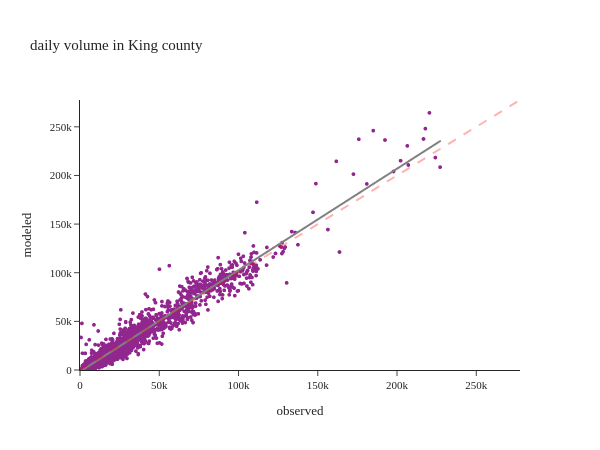
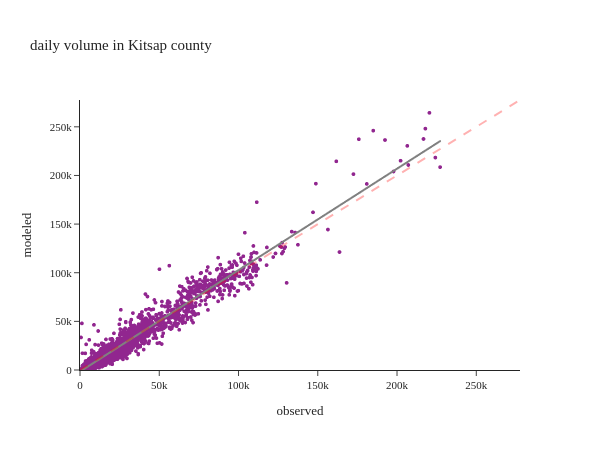
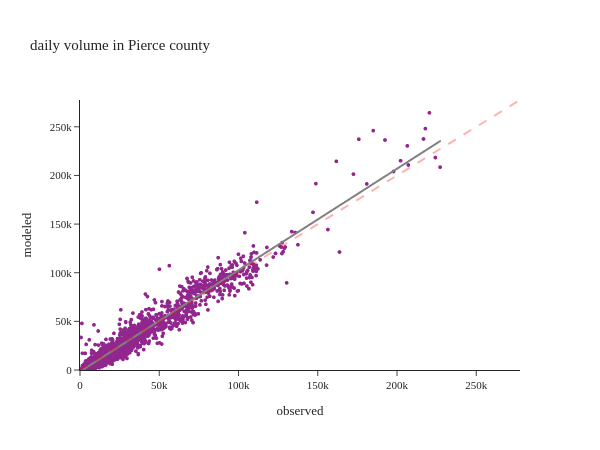
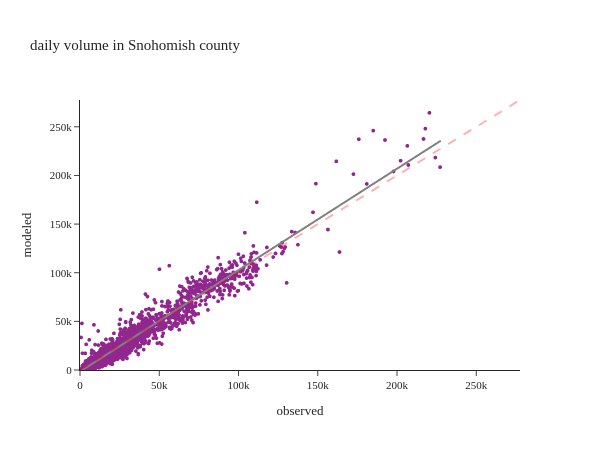

Notebook code for these charts, in order:
### Code cell
#| layout: [[65,35]]
for county in np.unique(df['county']):
    _df = df[df['county'] == county]
    util.plot_observed_modeled_scatter(df, 'observed', 'modeled', f'daily volume in {county} county')

### Figure 1 — Plotly figure (JSON) as saved in the notebook; plotly's stock layout.template omitted (floating-point values rounded to 4 significant figures; data arrays with more than 128 entries replaced by an {"elided": "..."} marker saying what was removed)
{"data": [{"hovertemplate": "observed=%{x}<br>modeled=%{y}<extra></extra>", "legendgroup": "", "marker": {"color": "#91268F", "size": 4, "symbol": "circle"}, "mode": "markers", "name": "", "showlegend": false, "type": "scattergl", "x": {"elided": "2473 int values"}, "xaxis": "x", "y": {"elided": "2473 int values"}, "yaxis": "y"}, {"hovertemplate": "<b>OLS trendline</b><br>modeled = 1.04288 * observed + -1631.62<br>R<sup>2</sup>=0.949772<br><br>observed=%{x}<br>modeled=%{y} <b>(trend)</b><extra></extra>", "legendgroup": "", "line": {"color": "grey", "width": 2}, "marker": {"color": "#91268F", "size": 4, "symbol": "circle"}, "mode": "lines", "name": "", "showlegend": false, "type": "scattergl", "x": {"elided": "2473 int values"}, "xaxis": "x", "y": {"elided": "2473 float values"}, "yaxis": "y"}], "layout": {"height": 450, "legend": {"tracegroupgap": 0}, "shapes": [{"line": {"color": "Red", "dash": "dash", "width": 2}, "type": "line", "x0": 0, "x1": 277600.0, "y0": 0, "y1": 277600.0}], "title": {"text": "daily volume in King county"}, "width": 600, "xaxis": {"anchor": "y", "domain": [0.0, 1.0], "range": [0, 277600.0], "title": {"text": "observed"}}, "yaxis": {"anchor": "x", "domain": [0.0, 1.0], "range": [0, 277600.0], "title": {"text": "modeled"}}}}

### Figure 2 — Plotly figure (JSON) as saved in the notebook; plotly's stock layout.template omitted (floating-point values rounded to 4 significant figures; data arrays with more than 128 entries replaced by an {"elided": "..."} marker saying what was removed)
{"data": [{"hovertemplate": "observed=%{x}<br>modeled=%{y}<extra></extra>", "legendgroup": "", "marker": {"color": "#91268F", "size": 4, "symbol": "circle"}, "mode": "markers", "name": "", "showlegend": false, "type": "scattergl", "x": {"elided": "2473 int values"}, "xaxis": "x", "y": {"elided": "2473 int values"}, "yaxis": "y"}, {"hovertemplate": "<b>OLS trendline</b><br>modeled = 1.04288 * observed + -1631.62<br>R<sup>2</sup>=0.949772<br><br>observed=%{x}<br>modeled=%{y} <b>(trend)</b><extra></extra>", "legendgroup": "", "line": {"color": "grey", "width": 2}, "marker": {"color": "#91268F", "size": 4, "symbol": "circle"}, "mode": "lines", "name": "", "showlegend": false, "type": "scattergl", "x": {"elided": "2473 int values"}, "xaxis": "x", "y": {"elided": "2473 float values"}, "yaxis": "y"}], "layout": {"height": 450, "legend": {"tracegroupgap": 0}, "shapes": [{"line": {"color": "Red", "dash": "dash", "width": 2}, "type": "line", "x0": 0, "x1": 277600.0, "y0": 0, "y1": 277600.0}], "title": {"text": "daily volume in Kitsap county"}, "width": 600, "xaxis": {"anchor": "y", "domain": [0.0, 1.0], "range": [0, 277600.0], "title": {"text": "observed"}}, "yaxis": {"anchor": "x", "domain": [0.0, 1.0], "range": [0, 277600.0], "title": {"text": "modeled"}}}}

### Figure 3 — Plotly figure (JSON) as saved in the notebook; plotly's stock layout.template omitted (floating-point values rounded to 4 significant figures; data arrays with more than 128 entries replaced by an {"elided": "..."} marker saying what was removed)
{"data": [{"hovertemplate": "observed=%{x}<br>modeled=%{y}<extra></extra>", "legendgroup": "", "marker": {"color": "#91268F", "size": 4, "symbol": "circle"}, "mode": "markers", "name": "", "showlegend": false, "type": "scattergl", "x": {"elided": "2473 int values"}, "xaxis": "x", "y": {"elided": "2473 int values"}, "yaxis": "y"}, {"hovertemplate": "<b>OLS trendline</b><br>modeled = 1.04288 * observed + -1631.62<br>R<sup>2</sup>=0.949772<br><br>observed=%{x}<br>modeled=%{y} <b>(trend)</b><extra></extra>", "legendgroup": "", "line": {"color": "grey", "width": 2}, "marker": {"color": "#91268F", "size": 4, "symbol": "circle"}, "mode": "lines", "name": "", "showlegend": false, "type": "scattergl", "x": {"elided": "2473 int values"}, "xaxis": "x", "y": {"elided": "2473 float values"}, "yaxis": "y"}], "layout": {"height": 450, "legend": {"tracegroupgap": 0}, "shapes": [{"line": {"color": "Red", "dash": "dash", "width": 2}, "type": "line", "x0": 0, "x1": 277600.0, "y0": 0, "y1": 277600.0}], "title": {"text": "daily volume in Pierce county"}, "width": 600, "xaxis": {"anchor": "y", "domain": [0.0, 1.0], "range": [0, 277600.0], "title": {"text": "observed"}}, "yaxis": {"anchor": "x", "domain": [0.0, 1.0], "range": [0, 277600.0], "title": {"text": "modeled"}}}}

### Figure 4 — Plotly figure (JSON) as saved in the notebook; plotly's stock layout.template omitted (floating-point values rounded to 4 significant figures; data arrays with more than 128 entries replaced by an {"elided": "..."} marker saying what was removed)
{"data": [{"hovertemplate": "observed=%{x}<br>modeled=%{y}<extra></extra>", "legendgroup": "", "marker": {"color": "#91268F", "size": 4, "symbol": "circle"}, "mode": "markers", "name": "", "showlegend": false, "type": "scattergl", "x": {"elided": "2473 int values"}, "xaxis": "x", "y": {"elided": "2473 int values"}, "yaxis": "y"}, {"hovertemplate": "<b>OLS trendline</b><br>modeled = 1.04288 * observed + -1631.62<br>R<sup>2</sup>=0.949772<br><br>observed=%{x}<br>modeled=%{y} <b>(trend)</b><extra></extra>", "legendgroup": "", "line": {"color": "grey", "width": 2}, "marker": {"color": "#91268F", "size": 4, "symbol": "circle"}, "mode": "lines", "name": "", "showlegend": false, "type": "scattergl", "x": {"elided": "2473 int values"}, "xaxis": "x", "y": {"elided": "2473 float values"}, "yaxis": "y"}], "layout": {"height": 450, "legend": {"tracegroupgap": 0}, "shapes": [{"line": {"color": "Red", "dash": "dash", "width": 2}, "type": "line", "x0": 0, "x1": 277600.0, "y0": 0, "y1": 277600.0}], "title": {"text": "daily volume in Snohomish county"}, "width": 600, "xaxis": {"anchor": "y", "domain": [0.0, 1.0], "range": [0, 277600.0], "title": {"text": "observed"}}, "yaxis": {"anchor": "x", "domain": [0.0, 1.0], "range": [0, 277600.0], "title": {"text": "modeled"}}}}
